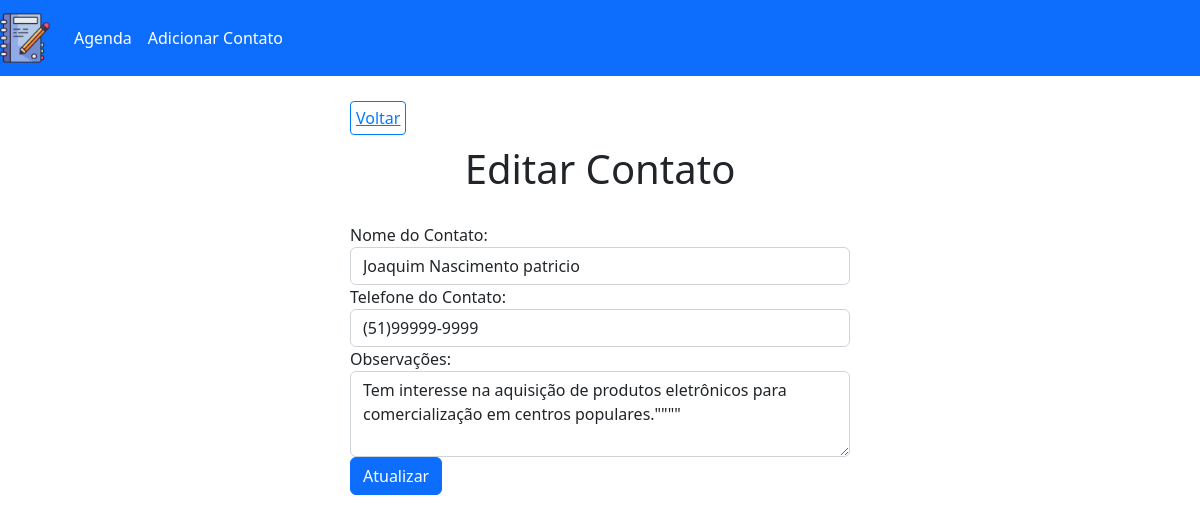
The page /edit.php?id=1 on the database its author committed.
### tables this page shows
CREATE TABLE `contacts` (
  `id` int(10) UNSIGNED NOT NULL,
  `name` varchar(150) DEFAULT NULL,
  `phone` varchar(20) DEFAULT NULL,
  `observation` text DEFAULT NULL
);

### config/url.php (called while the page is built)
<?php
			$BASE_URL = "http://" . $_SERVER['SERVER_NAME'] . dirname($_SERVER['REQUEST_URI']. '?') . '/';
?>

### config/process.php (called while the page is built, shortened)
<?php
	include_once("connection.php");
	include_once("url.php");
    $data = $_POST;
    if(!empty($data)) {
        if($data["type"] === "create") {
            $name = $data["name"];
            $phone = $data["phone"];
            $observation = $data["observation"];
            $query = "INSERT INTO contacts (name, phone, observation) VALUES (:name, :phone, :observation)";
            $stmt = $conn->prepare($query);
            $stmt->bindParam(":name", $name);
            $stmt->bindParam(":phone", $phone);
            $stmt->bindParam(":observation", $observation);
            try {
                $stmt->execute();
                $_SESSION["msg"] = "Contato criado com sucesso!";
              } catch(PDOException $e) {
               $error = $e->getMessage();
                echo "Erro: $error";
    }
        } else if($data["type"] === "edit") {
            $name = $data["name"];
            $phone = $data["phone"];
            $observation = $data["observation"];
            $id = $data["id"];
            $query = "UPDATE contacts
                      SET name = :name, phone = :phone, observation = :observation
                      WHERE id = :id";
            $stmt = $conn->prepare($query);
            $stmt->bindParam(":name", $name);
            $stmt->bindParam(":phone", $phone);
            $stmt->bindParam(":observation", $observation);
            $stmt->bindParam(":id", $id);
                    try {
                $stmt->execute();
                $_SESSION["msg"] = "Contato atualizado com Sucesso!";
              } catch(PDOException $e) {
               $error = $e->getMessage();
                echo "Erro: $error";
    }
        } else if($data["type"] === "delete") {
            $id = $data["id"];
            $query = "DELETE FROM contacts WHERE id = :id";
            $stmt = $conn->prepare($query);
            $stmt->bindParam(":id", $id);
            try {
                $stmt->execute();
                $_SESSION["msg"] = "Contato removido com Sucesso!";
              } catch(PDOException $e) {
               $error = $e->getMessage();
                echo "Erro: $error";
        }
    }
            header("location:" . $BASE_URL . "../index.php");
    } else {
        if(!empty($_GET)) {
        $id = $_GET["id"];
    }
        if (!empty($id)) {
            $query = "SELECT * FROM contacts WHERE id = :id";
            $stmt = $conn->prepare($query);
            $stmt->bindParam(":id", $id);
            $stmt->execute();
            $contact = $stmt->fetch();
        } else {
            $contacts = [];
            $query = "SELECT * FROM contacts";
            $stmt = $conn->prepare($query);
            $stmt->execute();
            $contacts = $stmt->fetchAll();
        }
    }
?>

### edit.php (the view, shortened to what this page needs)
<?php
    include_once("templates/header.php");
?>
    <div class="container">
        <h1 id="main-title">Editar Contato</h1>
            <form id="create-form" action="<?= $BASE_URL ?>config/process.php" method="POST">
                    <div class="form-group">
                        <label for="name">Nome do Contato:</label>
                        <input type="text" class="form-control" id="name" name="name" placeholder="Digite o nome do contato" value="<?= $contact["name"] ?>" required>
                    </div>
                       <div class="form-group">
                        <label for="phone">Telefone do Contato:</label>
                        <input type="text" class="form-control" id="phone" name="phone" placeholder="Digite o telefone do contato" value="<?= $contact["phone"] ?>" required>
                    </div>
                      <div class="form-group">
                        <label for="observation">Observações:</label>
                        <textarea type="text" class="form-control" id="observation" name="observation" placeholder="Digite as observações do contato" rows="3"><?= $contact["observation"] ?>"</textarea>
                    </div>
                        <button type="submit" class="btn btn-primary">Atualizar</button>
            </form>
    </div>
<?php
    include_once("templates/footer.php");
?>

### css/style.css (style rules this page uses)
#main-title { text-align: center; margin: 15px 0 30px; }
#back-link-container { display: block; width: 500px; margin: 30px auto 0; }
#back-link { border: 1px solid #007BFF; color: #007BFF; border-radius: 4px; padding: 5px; }
#create-form, #edit-form { max-width: 500px; margin: 0 auto; }

### rows shown on the page
contacts: name "Joaquim Nascimento patricio", phone "(51)99999-9999", observation "Tem interesse na aquisição de produtos eletrônicos para comercialização em centros populares.\"\"\"\""
